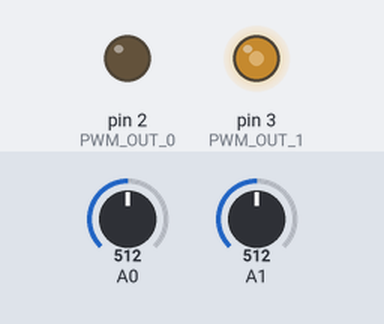
Bench run of a sketch on a simulated Arduino Uno, built with avr-gcc and run on an emulated ATmega328P. Shown: output pins drawn as LEDs (lit = HIGH). Inputs (shaded band) come from the test bench; at power-on: A0 = 512, A1 = 512.

Above: at 1.2 s.
1.3 s: A0 set to 521
At 2.4 s:
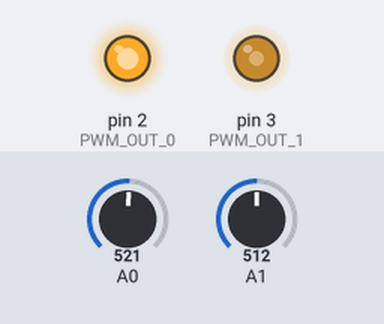
2.8 s: A1 set to 716
At 3.5 s:
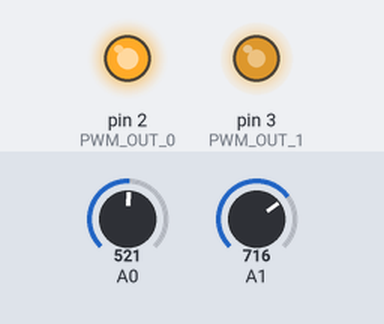
4.3 s: A0 set to 511
At 4.7 s:
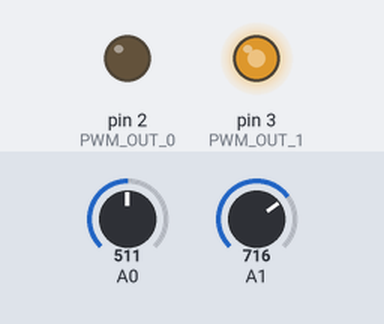
5.8 s: A1 set to 900
At 7.0 s:
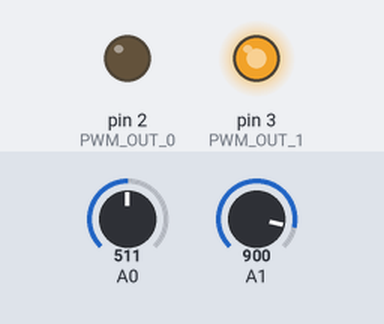
7.3 s: A0 set to 716
At 8.2 s:
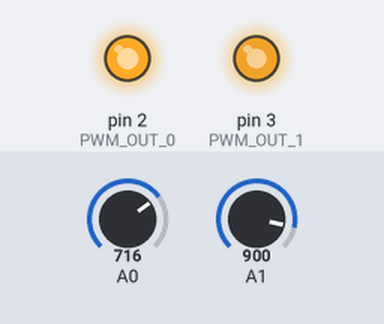
8.8 s: A1 set to 122
At 9.3 s:
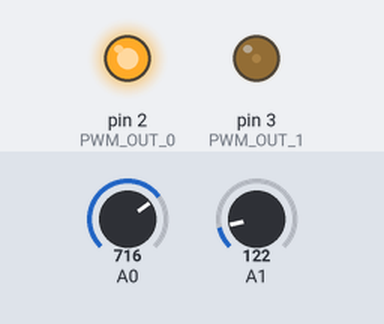
Timing chart, 0 to 11.3 s (numbered marks = the images above; inputs shaded):
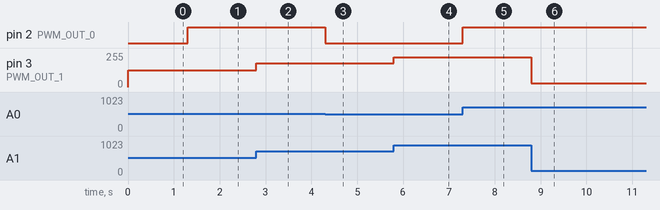

The sketch:

analogSoundBridge.ino
```cpp
int A0_VAL = 0;
int A1_VAL = 0;

int PWM_OUT_0 = 2;
int PWM_OUT_1 = 3;

void setup() {
  // put your setup code here, to run once:
  Serial.begin(9600);

}

void loop() {
  // put your main code here, to run repeatedly:
  A0_VAL = analogRead(A0);    // read the input pin
  A1_VAL = analogRead(A1);
  //Serial.println(A0_VAL);
  A0_VAL = map(A0_VAL, 0, 1023, 0, 255);
  A1_VAL = map(A1_VAL, 0, 1023, 0, 255);

  analogWrite(PWM_OUT_0,A0_VAL);
  analogWrite(PWM_OUT_1,A1_VAL);

  //delay(100);
}
```

Measured:
- the behaviour switches between 513 and 514 on A0 (found by bisection; images 0 and 1)
- after the input at 1.3 s, pin 2 (PWM_OUT_0): LOW → HIGH at once
- after the input at 2.8 s, pin 3 (PWM_OUT_1): 127/255 → 178/255 at once
- after the input at 4.3 s, pin 2 (PWM_OUT_0): HIGH → LOW at once
- after the input at 5.8 s, pin 3 (PWM_OUT_1): 178/255 → 224/255 at once
- after the input at 7.3 s, pin 2 (PWM_OUT_0): LOW → HIGH at once
- after the input at 8.8 s, pin 3 (PWM_OUT_1): 224/255 → 30/255 at once
